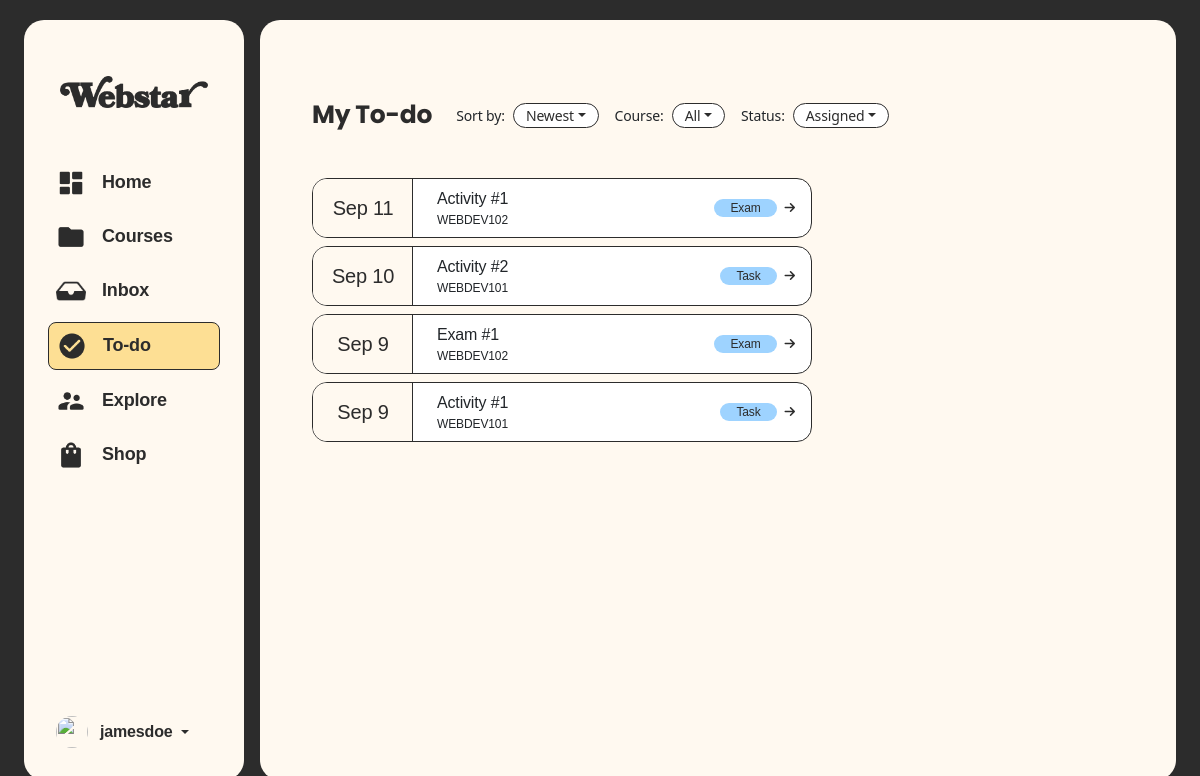
/todo.php, run on the app's committed database.
### tables this page shows
CREATE TABLE `assessments` (
  `assessmentID` int(11) NOT NULL,
  `courseID` int(11) NOT NULL,
  `title` varchar(100) NOT NULL,
  `type` enum('Task','Exam') DEFAULT 'Task',
  `deadline` date NOT NULL,
  `createdAt` datetime DEFAULT current_timestamp()
);

CREATE TABLE `courses` (
  `courseID` int(11) NOT NULL,
  `userID` int(11) NOT NULL,
  `courseCode` varchar(50) NOT NULL,
  `courseTitle` varchar(255) NOT NULL,
  `courseImage` varchar(255) NOT NULL,
  `yearSection` varchar(50) NOT NULL,
  `schedule` varchar(255) NOT NULL,
  `code` varchar(20) NOT NULL
);

### shared/assets/database/connect.php (called while the page is built, shortened)
<?php
  function executeQuery($query){
    $conn = $GLOBALS['conn'];
    return mysqli_query($conn, $query);
  }
?>

### todo.php (the view, shortened to what this page needs)
<?php $activePage = 'todo';
include('shared/assets/database/connect.php');
$userID = '2';
$selectAssessmentQuery = "SELECT
    assessments.*,
    courses.courseCode,
    DATE_FORMAT(assessments.deadline, '%b %e') AS assessmentDeadline
    FROM assessments
    INNER JOIN courses
        ON assessments.courseID = courses.courseID
    INNER JOIN enrollments
        ON courses.courseID = enrollments.courseID
    WHERE enrollments.userID = '$userID'
    ORDER BY assessmentID DESC
";
$selectAssessmentResult = executeQuery($selectAssessmentQuery);
?>
<!doctype html>
<html lang="en">
<head>
    <link href="https://cdn.jsdelivr.net/npm/bootstrap@5.3.6/dist/css/bootstrap.min.css" rel="stylesheet"
>
    <link rel="stylesheet" href="https://cdn.jsdelivr.net/npm/bootstrap-icons@1.13.1/font/bootstrap-icons.min.css">
    <link rel="stylesheet" href="shared/assets/css/global-styles.css">
    <link rel="stylesheet" href="shared/assets/css/sidebar-and-container-styles.css">
    <link href="https://cdnjs.cloudflare.com/ajax/libs/font-awesome/6.5.0/css/all.min.css" rel="stylesheet">
</head>
<body>
    <div class="container-fluid min-vh-100 d-flex justify-content-center align-items-center p-0 p-md-3"
        style="background-color: var(--black);">
        <div class="row w-100">
            <?php include 'shared/components/sidebar-for-desktop.php'; ?>
            <div class="col main-container m-0 p-0 mx-0 mx-md-2 p-0 p-md-4 overflow-y-auto">
                <div class="card border-0 px-3 pt-3 m-0 h-100 w-100 rounded-0 shadow-none"
                    style="background-color: transparent;">
                    <div class="container-fluid py-3 overflow-y-auto">
                        <div class="row">
                            <div class="col-12">
                                <div class="row align-items-center mb-5 text-center text-lg-start">
                                    <div class="col-12 col-lg-auto mb-3 mb-lg-0">
                                        <h1 class="text-bold text-25 mb-0 mt-4" style="color: var(--black);">My To-do
                                        </h1>
                                    </div>
                                    <div class="col-12 col-lg-auto mt-4">
                                        <div class="row g-3 justify-content-center justify-content-lg-start">
                                            <div class="col-6 col-md-auto">
                                                <div class="d-flex align-items-center flex-nowrap">
                                                    <span class="dropdown-label me-2">Sort by:</span>
                                                    <button class="btn dropdown-toggle dropdown-custom" type="button"
                                                        data-bs-toggle="dropdown" aria-expanded="false">
                                                        <span>Newest</span>
                                                    </button>
                                                </div>
                                            </div>
                                            <div class="col-6 col-md-auto">
                                                <div class="d-flex align-items-center flex-nowrap">
                                                    <span class="dropdown-label me-2">Course:</span>
                                                    <button class="btn dropdown-toggle dropdown-custom" type="button"
                                                        data-bs-toggle="dropdown" aria-expanded="false">
                                                        <span>All</span>
                                                    </button>
                                                </div>
                                            </div>
                                            <div class="col-6 col-md-auto mx-auto">
                                                <div class="d-flex align-items-center flex-nowrap">
                                                    <span class="dropdown-label me-2">Status:</span>
                                                    <button class="btn dropdown-toggle dropdown-custom" type="button"
                                                        data-bs-toggle="dropdown" aria-expanded="false">
                                                        <span>Assigned</span>
                                                    </button>
                                                </div>
                                            </div>
                                        </div>
                                    </div>
                                </div>
                                <div class="row mb-0 mt-3">
                                    <div class="col-12 col-md-10">
                                        <?php
                                        if (mysqli_num_rows($selectAssessmentResult) > 0) {
                                            while ($todo = mysqli_fetch_assoc($selectAssessmentResult)) {
                                        ?>
                                                <div class="todo-card d-flex align-items-stretch mb-2">
                                                    <div
                                                        class="date d-flex align-items-center justify-content-center text-sbold text-20">
                                                        <?php echo $todo['assessmentDeadline']; ?>
                                                    </div>
                                                    <div class="d-flex flex-grow-1 flex-wrap justify-content-between p-2 w-100">
                                                        <div class="px-3 py-0">
                                                            <div class="text-sbold text-16">
                                                                <?php echo $todo['title']; ?>
                                                            </div>
                                                            <div class="text-reg text-12">
                                                                <?php echo $todo['courseCode']; ?>
                                                            </div>
                                                        </div>
                                                        <div class="d-flex align-items-center gap-2 ms-auto">
                                                            <span
                                                                class="course-badge rounded-pill px-3 text-reg text-12 d-none d-md-inline"><?php echo $todo['type']; ?></span>
                                                            <i class="fa-solid fa-arrow-right text-reg text-12 pe-2"
                                                                style="color: var(--black);"></i>
                                                        </div>
                                                    </div>
                                                </div>
                                        <?php
                                            }
                                        }
                                        ?>
                                    </div>
                                </div>
                            </div>
                        </div>
                    </div>
                </div>
            </div>
        </div>
    </div>
</body>
</html>

### shared/assets/css/global-styles.css (style rules this page uses)
:root { --primaryColor: #FDDF94; --highlight75: #6EBEFF; --highlight50: #9ED3FF; --highlight25: #CFE9FF; --highlight15: #c8ecc1; --dirtyWhite: #FFF9F0; --pureWhite: #FFFFFF; --darkgreen: #5b6558; --black: #2C2C2C; --Regular: 'Regular'; --Medium: 'Medium'; --Bold: 'Bold'; --SemiBold: 'SemiBold'; --Black: 'Black'; }
.text-reg { font-family: 'Regular', sans-serif; letter-spacing: -0.01em; }
.text-bold { font-family: 'Bold', sans-serif; letter-spacing: -0.01em; }
.text-sbold { font-family: 'SemiBold', sans-serif; letter-spacing: -0.01em; }
.text-12 { font-size: 12px; }
.text-16 { font-size: 16px; }
.text-20 { font-size: 20px; }
.text-25 { font-size: 25px; }
.course-badge { background-color: var(--highlight50); color: var(--black); }
.dropdown-custom { min-width: auto; height: 25px; border: 1px solid var(--black); border-radius: 25px; background-color: var(--pureWhite); color: var(--black); padding: 0 12px; font-size: 14px; letter-spacing: -0.01em; display: flex; align-items: center; justify-content: center; transition: all 0.2s ease; cursor: pointer; }
.dropdown-label { letter-spacing: -0.01em; font-size: 14px; white-space: nowrap; }
.todo-card { background-color: var(--pureWhite); border-radius: 15px; border: 1px solid var(--black); overflow: hidden; max-width: 500px; }
.date { background-color: var(--dirtyWhite); color: var(--black); position: relative; text-align: center; min-width: 100px; flex-shrink: 1; font-size: 20px; }
.date::after { content: ""; border-right: 1px solid var(--black); position: absolute; top: 0; bottom: 0; right: 0; }

### shared/assets/css/sidebar-and-container-styles.css (style rules this page uses)
body { background-color: white; }
html, body { height: 100%; margin: 0; padding: 0; }
.main-container { background-color: var(--dirtyWhite); border-radius: 0px; height: 100vh; }
@media (min-width: 768px) { body { background-color: var(--black); } }
@media (min-width: 768px) { .main-container { border-radius: 20px; height: 95vh; } }

### data on the page
assessments: assessmentDeadline "Sep 11", title "Activity #1", courseID.courseCode "WEBDEV102", type "Exam"
assessments: assessmentDeadline "Sep 10", title "Activity #2", courseID.courseCode "WEBDEV101", type "Task"
assessments: assessmentDeadline "Sep 9", title "Exam #1", courseID.courseCode "WEBDEV102", type "Exam"
assessments: assessmentDeadline "Sep 9", title "Activity #1", courseID.courseCode "WEBDEV101", type "Task"
